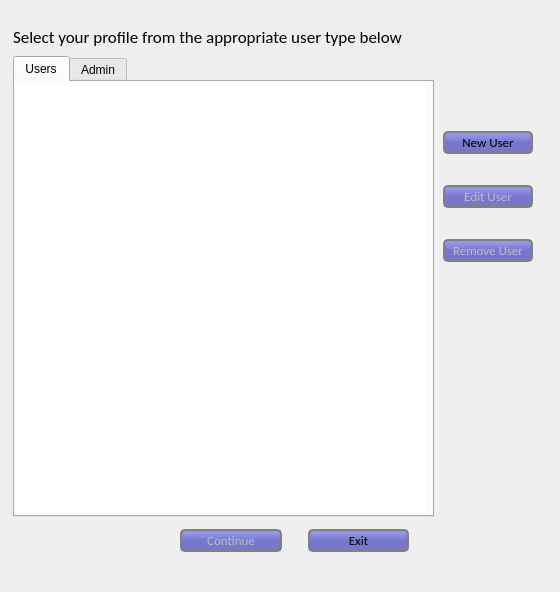
<?xml version="1.0" encoding="UTF-8"?>
<ui version="4.0">
 <class>Dialog</class>
 <widget class="QDialog" name="Dialog">
  <property name="geometry">
   <rect>
    <x>0</x>
    <y>0</y>
    <width>560</width>
    <height>592</height>
   </rect>
  </property>
  <property name="minimumSize">
   <size>
    <width>560</width>
    <height>592</height>
   </size>
  </property>
  <property name="maximumSize">
   <size>
    <width>560</width>
    <height>592</height>
   </size>
  </property>
  <property name="windowTitle">
   <string>Choose user</string>
  </property>
  <property name="styleSheet">
   <string notr="true">QPushButton{
border: 2px solid gray;
border-radius: 5px;
background-color: QLinearGradient( x1: 0, y1: 0, x2: 0, y2: 1, stop: 0 #88d, stop: 0.1 #99e, stop: 0.49 #77c);
padding:2px;
font-family: calibri;
font-size: 13px
}

QLabel{
font-family: calibri;
font-size: 17px;
}

QListWidget{
border: none;
font-family: calibri;
font-size: 14px;
}</string>
  </property>
  <widget class="QTabWidget" name="tabWidget">
   <property name="geometry">
    <rect>
     <x>13</x>
     <y>56</y>
     <width>421</width>
     <height>461</height>
    </rect>
   </property>
   <property name="font">
    <font>
     <pointsize>9</pointsize>
    </font>
   </property>
   <property name="styleSheet">
    <string notr="true"/>
   </property>
   <property name="tabPosition">
    <enum>QTabWidget::North</enum>
   </property>
   <property name="currentIndex">
    <number>0</number>
   </property>
   <widget class="QWidget" name="tab">
    <attribute name="title">
     <string>Users</string>
    </attribute>
    <attribute name="toolTip">
     <string>Displays the list of normal users</string>
    </attribute>
    <widget class="QListWidget" name="userList">
     <property name="geometry">
      <rect>
       <x>0</x>
       <y>1</y>
       <width>411</width>
       <height>431</height>
      </rect>
     </property>
     <property name="editTriggers">
      <set>QAbstractItemView::DoubleClicked|QAbstractItemView::SelectedClicked</set>
     </property>
     <property name="alternatingRowColors">
      <bool>true</bool>
     </property>
     <property name="spacing">
      <number>1</number>
     </property>
    </widget>
   </widget>
   <widget class="QWidget" name="tab_2">
    <attribute name="title">
     <string>Admin</string>
    </attribute>
    <attribute name="toolTip">
     <string>Displays the list of admin users</string>
    </attribute>
    <widget class="QListWidget" name="adminList">
     <property name="geometry">
      <rect>
       <x>0</x>
       <y>0</y>
       <width>411</width>
       <height>441</height>
      </rect>
     </property>
    </widget>
   </widget>
  </widget>
  <widget class="QWidget" name="layoutWidget">
   <property name="geometry">
    <rect>
     <x>443</x>
     <y>106</y>
     <width>111</width>
     <height>181</height>
    </rect>
   </property>
   <layout class="QVBoxLayout" name="verticalLayout">
    <item>
     <widget class="QPushButton" name="btn_new">
      <property name="minimumSize">
       <size>
        <width>90</width>
        <height>23</height>
       </size>
      </property>
      <property name="maximumSize">
       <size>
        <width>90</width>
        <height>23</height>
       </size>
      </property>
      <property name="text">
       <string>New User</string>
      </property>
     </widget>
    </item>
    <item>
     <widget class="QPushButton" name="btn_edit">
      <property name="enabled">
       <bool>false</bool>
      </property>
      <property name="minimumSize">
       <size>
        <width>90</width>
        <height>23</height>
       </size>
      </property>
      <property name="maximumSize">
       <size>
        <width>90</width>
        <height>23</height>
       </size>
      </property>
      <property name="text">
       <string>Edit User</string>
      </property>
     </widget>
    </item>
    <item>
     <widget class="QPushButton" name="btn_remove">
      <property name="enabled">
       <bool>false</bool>
      </property>
      <property name="minimumSize">
       <size>
        <width>90</width>
        <height>23</height>
       </size>
      </property>
      <property name="maximumSize">
       <size>
        <width>90</width>
        <height>23</height>
       </size>
      </property>
      <property name="text">
       <string>Remove User</string>
      </property>
     </widget>
    </item>
   </layout>
  </widget>
  <widget class="QLabel" name="label">
   <property name="geometry">
    <rect>
     <x>13</x>
     <y>26</y>
     <width>401</width>
     <height>21</height>
    </rect>
   </property>
   <property name="text">
    <string>Select your profile from the appropriate user type below</string>
   </property>
  </widget>
  <widget class="QWidget" name="layoutWidget_2">
   <property name="geometry">
    <rect>
     <x>160</x>
     <y>520</y>
     <width>271</width>
     <height>41</height>
    </rect>
   </property>
   <layout class="QHBoxLayout" name="horizontalLayout">
    <item>
     <widget class="QPushButton" name="btn_continue">
      <property name="enabled">
       <bool>false</bool>
      </property>
      <property name="minimumSize">
       <size>
        <width>102</width>
        <height>23</height>
       </size>
      </property>
      <property name="maximumSize">
       <size>
        <width>102</width>
        <height>23</height>
       </size>
      </property>
      <property name="text">
       <string>Continue</string>
      </property>
     </widget>
    </item>
    <item>
     <widget class="QPushButton" name="btn_exit">
      <property name="minimumSize">
       <size>
        <width>101</width>
        <height>23</height>
       </size>
      </property>
      <property name="maximumSize">
       <size>
        <width>101</width>
        <height>23</height>
       </size>
      </property>
      <property name="text">
       <string>Exit</string>
      </property>
     </widget>
    </item>
   </layout>
  </widget>
 </widget>
 <resources/>
 <connections>
  <connection>
   <sender>btn_continue</sender>
   <signal>clicked()</signal>
   <receiver>Dialog</receiver>
   <slot>accept()</slot>
   <hints>
    <hint type="sourcelabel">
     <x>231</x>
     <y>540</y>
    </hint>
    <hint type="destinationlabel">
     <x>285</x>
     <y>284</y>
    </hint>
   </hints>
  </connection>
 </connections>
</ui>
